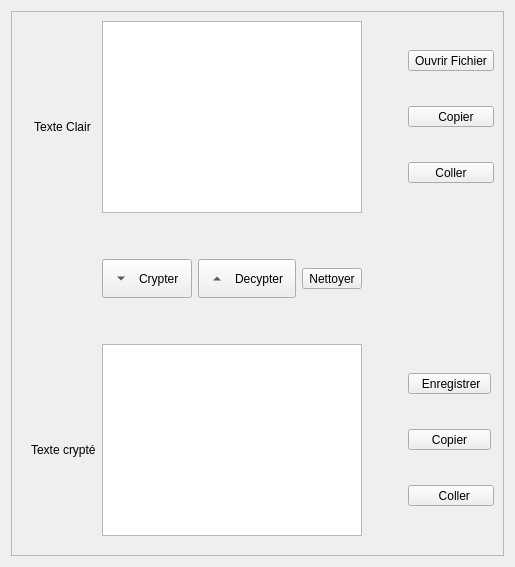
      <widget class="QWidget" name="tab_5">
       <attribute name="icon">
        <iconset resource="1.qrc">
         <normaloff>:/images/images/vernam.png</normaloff>:/images/images/vernam.png</iconset>
       </attribute>
       <attribute name="title">
        <string/>
       </attribute>
       <layout class="QHBoxLayout" name="horizontalLayout_4">
        <item>
         <widget class="QFrame" name="frame_5">
          <property name="frameShape">
           <enum>QFrame::StyledPanel</enum>
          </property>
          <property name="frameShadow">
           <enum>QFrame::Plain</enum>
          </property>
          <property name="lineWidth">
           <number>3</number>
          </property>
          <property name="midLineWidth">
           <number>3</number>
          </property>
          <layout class="QVBoxLayout" name="verticalLayout_7">
           <property name="sizeConstraint">
            <enum>QLayout::SetDefaultConstraint</enum>
           </property>
           <item>
            <layout class="QGridLayout" name="gridLayout_33">
             <property name="leftMargin">
              <number>10</number>
             </property>
             <item row="0" column="0">
              <layout class="QGridLayout" name="gridLayout_34">
               <item row="2" column="0">
                <widget class="QLabel" name="label_25">
                 <property name="text">
                  <string> Texte Clair</string>
                 </property>
                </widget>
               </item>
               <item row="3" column="0">
                <spacer name="verticalSpacer_25">
                 <property name="orientation">
                  <enum>Qt::Vertical</enum>
                 </property>
                 <property name="sizeHint" stdset="0">
                  <size>
                   <width>20</width>
                   <height>40</height>
                  </size>
                 </property>
                </spacer>
               </item>
               <item row="0" column="0">
                <spacer name="verticalSpacer_26">
                 <property name="orientation">
                  <enum>Qt::Vertical</enum>
                 </property>
                 <property name="sizeHint" stdset="0">
                  <size>
                   <width>20</width>
                   <height>40</height>
                  </size>
                 </property>
                </spacer>
               </item>
               <item row="1" column="0">
                <widget class="QLabel" name="label_26">
                 <property name="text">
                  <string/>
                 </property>
                 <property name="pixmap">
                  <pixmap resource="1.qrc">:/images/images/text-plain-icon.png</pixmap>
                 </property>
                </widget>
               </item>
              </layout>
             </item>
             <item row="6" column="3">
              <layout class="QVBoxLayout" name="verticalLayout_9">
               <item>
                <widget class="QToolButton" name="toolButton_29">
                 <property name="text">
                  <string>  Enregistrer </string>
                 </property>
                 <property name="icon">
                  <iconset resource="1.qrc">
                   <normaloff>:/images/images/Save-icon.png</normaloff>:/images/images/Save-icon.png</iconset>
                 </property>
                 <property name="iconSize">
                  <size>
                   <width>48</width>
                   <height>48</height>
                  </size>
                 </property>
                 <property name="toolButtonStyle">
                  <enum>Qt::ToolButtonTextUnderIcon</enum>
                 </property>
                </widget>
               </item>
               <item>
                <widget class="QToolButton" name="toolButton_30">
                 <property name="text">
                  <string>     Copier     </string>
                 </property>
                 <property name="icon">
                  <iconset resource="1.qrc">
                   <normaloff>:/images/images/copy-icon.png</normaloff>:/images/images/copy-icon.png</iconset>
                 </property>
                 <property name="iconSize">
                  <size>
                   <width>48</width>
                   <height>48</height>
                  </size>
                 </property>
                 <property name="toolButtonStyle">
                  <enum>Qt::ToolButtonTextUnderIcon</enum>
                 </property>
                </widget>
               </item>
               <item>
                <widget class="QToolButton" name="toolButton_4">
                 <property name="text">
                  <string>       Coller     </string>
                 </property>
                 <property name="icon">
                  <iconset resource="1.qrc">
                   <normaloff>:/images/images/paste.png</normaloff>:/images/images/paste.png</iconset>
                 </property>
                 <property name="iconSize">
                  <size>
                   <width>48</width>
                   <height>48</height>
                  </size>
                 </property>
                 <property name="toolButtonStyle">
                  <enum>Qt::ToolButtonTextUnderIcon</enum>
                 </property>
                </widget>
               </item>
              </layout>
             </item>
             <item row="4" column="1">
              <layout class="QGridLayout" name="gridLayout_36">
               <property name="leftMargin">
                <number>0</number>
               </property>
               <property name="topMargin">
                <number>0</number>
               </property>
               <item row="0" column="2">
                <widget class="QToolButton" name="toolButton_32">
                 <property name="text">
                  <string>Nettoyer</string>
                 </property>
                 <property name="icon">
                  <iconset resource="1.qrc">
                   <normaloff>:/images/images/Actions-edit-clear-icon.png</normaloff>:/images/images/Actions-edit-clear-icon.png</iconset>
                 </property>
                 <property name="iconSize">
                  <size>
                   <width>32</width>
                   <height>32</height>
                  </size>
                 </property>
                 <property name="toolButtonStyle">
                  <enum>Qt::ToolButtonTextBesideIcon</enum>
                 </property>
                </widget>
               </item>
               <item row="0" column="0">
                <widget class="QToolButton" name="toolButton_31">
                 <property name="text">
                  <string>Crypter</string>
                 </property>
                 <property name="iconSize">
                  <size>
                   <width>32</width>
                   <height>32</height>
                  </size>
                 </property>
                 <property name="toolButtonStyle">
                  <enum>Qt::ToolButtonTextBesideIcon</enum>
                 </property>
                 <property name="arrowType">
                  <enum>Qt::DownArrow</enum>
                 </property>
                </widget>
               </item>
               <item row="0" column="1">
                <widget class="QToolButton" name="toolButton_33">
                 <property name="text">
                  <string>Decypter</string>
                 </property>
                 <property name="iconSize">
                  <size>
                   <width>32</width>
                   <height>32</height>
                  </size>
                 </property>
                 <property name="toolButtonStyle">
                  <enum>Qt::ToolButtonTextBesideIcon</enum>
                 </property>
                 <property name="arrowType">
                  <enum>Qt::UpArrow</enum>
                 </property>
                </widget>
               </item>
              </layout>
             </item>
             <item row="0" column="3">
              <layout class="QGridLayout" name="gridLayout_37">
               <item row="0" column="0">
                <widget class="QToolButton" name="toolButton_34">
                 <property name="sizePolicy">
                  <sizepolicy hsizetype="Maximum" vsizetype="Maximum">
                   <horstretch>0</horstretch>
                   <verstretch>60</verstretch>
                  </sizepolicy>
                 </property>
                 <property name="text">
                  <string>Ouvrir Fichier</string>
                 </property>
                 <property name="icon">
                  <iconset resource="1.qrc">
                   <normaloff>:/images/images/open-file-icon.png</normaloff>:/images/images/open-file-icon.png</iconset>
                 </property>
                 <property name="iconSize">
                  <size>
                   <width>48</width>
                   <height>48</height>
                  </size>
                 </property>
                 <property name="toolButtonStyle">
                  <enum>Qt::ToolButtonTextUnderIcon</enum>
                 </property>
                 <property name="autoRaise">
                  <bool>false</bool>
                 </property>
                 <property name="arrowType">
                  <enum>Qt::NoArrow</enum>
                 </property>
                </widget>
               </item>
               <item row="2" column="0">
                <widget class="QToolButton" name="toolButton_12">
                 <property name="text">
                  <string>       Copier    </string>
                 </property>
                 <property name="icon">
                  <iconset resource="1.qrc">
                   <normaloff>:/images/images/copy-icon.png</normaloff>:/images/images/copy-icon.png</iconset>
                 </property>
                 <property name="iconSize">
                  <size>
                   <width>48</width>
                   <height>48</height>
                  </size>
                 </property>
                 <property name="toolButtonStyle">
                  <enum>Qt::ToolButtonTextUnderIcon</enum>
                 </property>
                </widget>
               </item>
               <item row="3" column="0">
                <widget class="QToolButton" name="toolButton_35">
                 <property name="text">
                  <string>      Coller      </string>
                 </property>
                 <property name="icon">
                  <iconset resource="1.qrc">
                   <normaloff>:/images/images/paste.png</normaloff>:/images/images/paste.png</iconset>
                 </property>
                 <property name="iconSize">
                  <size>
                   <width>48</width>
                   <height>48</height>
                  </size>
                 </property>
                 <property name="toolButtonStyle">
                  <enum>Qt::ToolButtonTextUnderIcon</enum>
                 </property>
                </widget>
               </item>
              </layout>
             </item>
             <item row="7" column="1">
              <layout class="QGridLayout" name="gridLayout_38">
               <property name="leftMargin">
                <number>10</number>
               </property>
               <property name="topMargin">
                <number>10</number>
               </property>
              </layout>
             </item>
             <item row="6" column="1">
              <widget class="QPlainTextEdit" name="plainTextEdit_5">
               <property name="font">
                <font>
                 <pointsize>12</pointsize>
                </font>
               </property>
              </widget>
             </item>
             <item row="3" column="1">
              <spacer name="verticalSpacer_27">
               <property name="orientation">
                <enum>Qt::Vertical</enum>
               </property>
               <property name="sizeHint" stdset="0">
                <size>
                 <width>20</width>
                 <height>40</height>
                </size>
               </property>
              </spacer>
             </item>
             <item row="0" column="1">
              <widget class="QTextEdit" name="textEdit_5">
               <property name="font">
                <font>
                 <pointsize>12</pointsize>
                </font>
               </property>
              </widget>
             </item>
             <item row="5" column="1">
              <spacer name="verticalSpacer_28">
               <property name="orientation">
                <enum>Qt::Vertical</enum>
               </property>
               <property name="sizeHint" stdset="0">
                <size>
                 <width>20</width>
                 <height>40</height>
                </size>
               </property>
              </spacer>
             </item>
             <item row="0" column="2">
              <spacer name="horizontalSpacer_6">
               <property name="orientation">
                <enum>Qt::Horizontal</enum>
               </property>
               <property name="sizeType">
                <enum>QSizePolicy::Minimum</enum>
               </property>
               <property name="sizeHint" stdset="0">
                <size>
                 <width>40</width>
                 <height>20</height>
                </size>
               </property>
              </spacer>
             </item>
             <item row="2" column="0">
              <layout class="QGridLayout" name="gridLayout_39"/>
             </item>
             <item row="6" column="0">
              <layout class="QGridLayout" name="gridLayout_40">
               <item row="1" column="0">
                <widget class="QLabel" name="label_29">
                 <property name="text">
                  <string/>
                 </property>
                 <property name="pixmap">
                  <pixmap resource="1.qrc">:/images/images/document_encrypted_gold.png</pixmap>
                 </property>
                </widget>
               </item>
               <item row="3" column="0">
                <spacer name="verticalSpacer_29">
                 <property name="orientation">
                  <enum>Qt::Vertical</enum>
                 </property>
                 <property name="sizeHint" stdset="0">
                  <size>
                   <width>20</width>
                   <height>40</height>
                  </size>
                 </property>
                </spacer>
               </item>
               <item row="2" column="0">
                <widget class="QLabel" name="label_30">
                 <property name="text">
                  <string>Texte crypté</string>
                 </property>
                </widget>
               </item>
               <item row="0" column="0">
                <spacer name="verticalSpacer_30">
                 <property name="orientation">
                  <enum>Qt::Vertical</enum>
                 </property>
                 <property name="sizeHint" stdset="0">
                  <size>
                   <width>20</width>
                   <height>40</height>
                  </size>
                 </property>
                </spacer>
               </item>
              </layout>
             </item>
            </layout>
           </item>
          </layout>
         </widget>
        </item>
       </layout>
      </widget>
